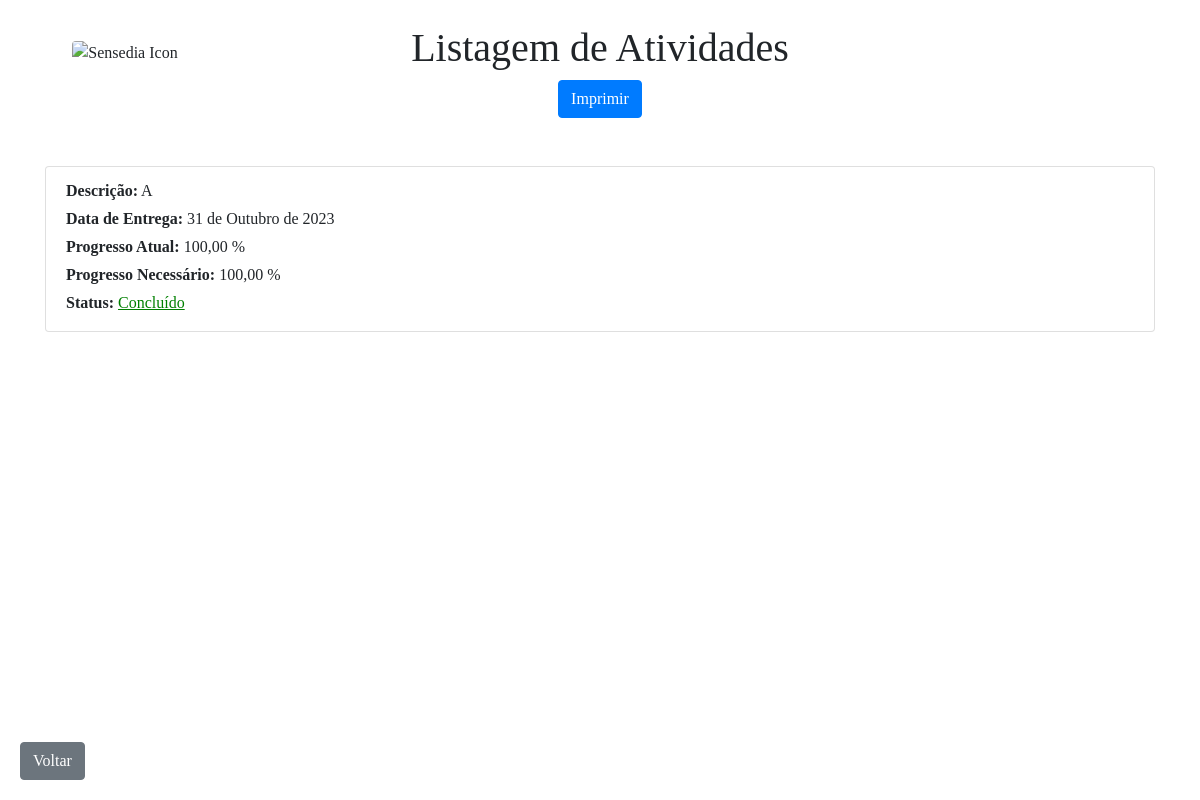
Before: /atividades/ with the older database file.
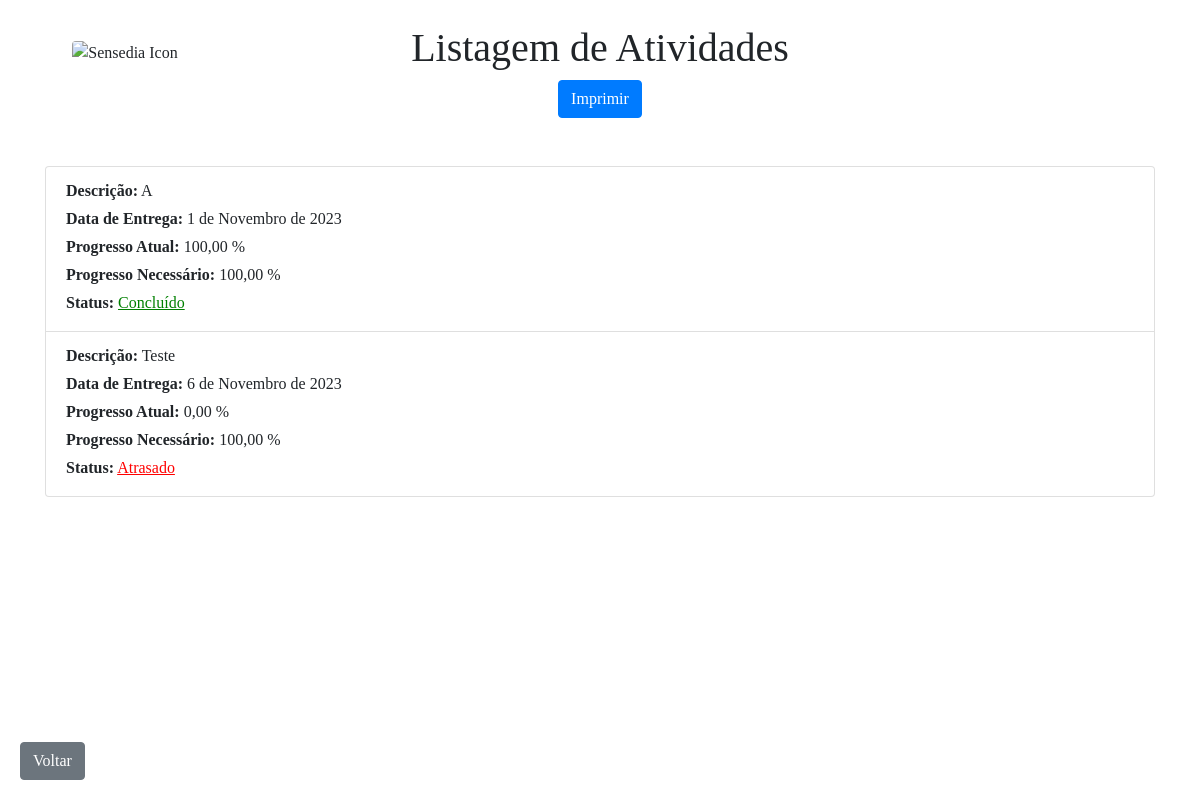
After: the same page with the newer database file.
### app_datas_regulatorias/models.py (models this page shows, shortened)
class Atividade(models.Model):
    descricao = models.CharField(max_length=100, null=False, blank=False)
    data_entrega = models.DateField()
    progresso_atual = models.DecimalField(max_digits=5, decimal_places=2, default=0.00)
    progresso_necessario = models.DecimalField(max_digits=5, decimal_places=2, default=100.00)
    class Meta:
        verbose_name = "Atividade"
        verbose_name_plural = "Atividades"

### app_datas_regulatorias/views.py (the view)
# urls.py: path('atividades/', views.atividade_list, name='atividade_list'),
def atividade_list(request):
    atividades = Atividade.objects.all()
    today = date.today()
    for atividade in atividades:
        progresso_atual = atividade.progresso_atual
        progresso_necessario = atividade.progresso_necessario
        progress_percentage = (progresso_atual / progresso_necessario) * 100
        data_entrega = atividade.data_entrega
        if progress_percentage >= 100:
            atividade.status = "Concluído"
        elif data_entrega < today:
            atividade.status = "Atrasado"
        elif progresso_atual <= 0:
            atividade.status = "TODO"
        else:
            atividade.status = "Em Progresso"
    return render(request, 'atividade_list.html', {'atividades': atividades})

### app_datas_regulatorias/templates/atividade_list.html (shortened to what this page needs)
<!DOCTYPE html>
<html>
<head>
    <link rel="stylesheet" href="https://cdn.jsdelivr.net/npm/bootstrap@4.4.1/dist/css/bootstrap.min.css">
</head>
    <body>
    <header class="text-black text-center py-4">
        <div class="container">
            <div class="row align-items-center">
                <div class="col-2">
                    <img src="https://theme.zdassets.com/theme_assets/529901/b5e37ac6660d0e2d04883eddc3ba28211eb49335.png" alt="Sensedia Icon" class="rounded" style="width: 100px; height: auto;">
                </div>
                <div class="col-8">
                    <h1 class="display-6">Listagem de Atividades</h1>
                </div>
            </div>
            <button id="printButton" class="btn btn-primary"> Imprimir </button>
        </div>
    </header>
    <a href="/" class="btn btn-secondary back-button">Voltar</a>
    <div class="container mt-4">
        <ul class="list-group">
            {% for atividade in atividades %}
                <li class="list-group-item">
                    <p class="mb-1"><strong>Descrição:</strong> {{ atividade.descricao }}</p>
                    <p class="mb-1"><strong>Data de Entrega:</strong> {{ atividade.data_entrega }}</p>
                    <p class="mb-1"><strong>Progresso Atual:</strong> {{ atividade.progresso_atual }} %</p>
                    <p class="mb-1"><strong>Progresso Necessário:</strong> {{ atividade.progresso_necessario }} %</p>
                    <p class="mb-1"><strong>Status:</strong> <u class="
                        {% if atividade.status == 'Em Progresso' %}status-em-progresso
                        {% elif atividade.status == 'Concluído' %}status-concluido
                        {% elif atividade.status == 'Atrasado' %}status-atrasado
                        {% else %}status-todo{% endif %}">
                        {{ atividade.status }}</u>
                    </p>
                    </li>
            {% endfor %}
        </ul>
    </div>
</body>
</html>

Changed rows visible on the page:
changed Atividade "Concluído": data_entrega "31 de Outubro de 2023" → "1 de Novembro de 2023"
added Atividade: descricao "Teste", data_entrega "6 de Novembro de 2023", progresso_atual "0,00", progresso_necessario "100,00", status "Atrasado"
